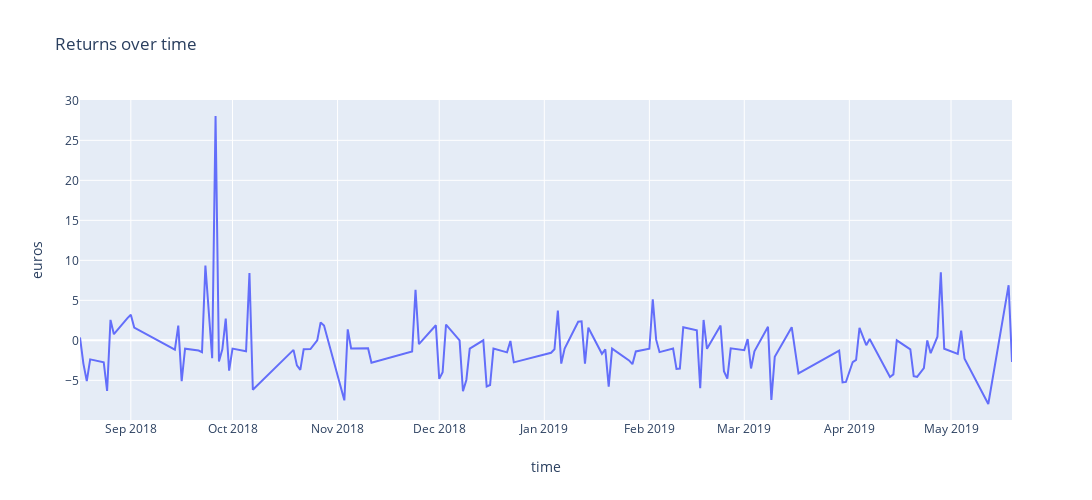

Here is the notebook cell this chart was saved with:
### Code cell
traces = []
scatter = go.Scatter(
    x=list(returns_over_time.keys()),
    y=list(returns_over_time.values),
    mode='lines',
)
traces.append(scatter)

layout = {
    'title':'Returns over time',
    'xaxis': {
        'title': 'time',
    },
    'yaxis': {
        'title': 'euros',
    },
    'width': 1300,
    'height': 500,
}
fig = go.Figure(data=traces, layout=layout)
iplot(fig)

### Figure 1 — Plotly figure (JSON) as saved in the notebook; plotly's stock layout.template omitted (floating-point values rounded to 4 significant figures; data arrays with more than 128 entries replaced by an {"elided": "..."} marker saying what was removed)
{"data": [{"mode": "lines", "type": "scatter", "x": {"elided": "129 str values"}, "y": {"elided": "129 float values"}}], "layout": {"height": 500, "title": {"text": "Returns over time"}, "width": 1300, "xaxis": {"autorange": true, "range": ["2018-08-17", "2019-05-19"], "title": {"text": "time"}, "type": "date"}, "yaxis": {"autorange": true, "range": [-9.959, 30.04], "title": {"text": "euros"}, "type": "linear"}}}
